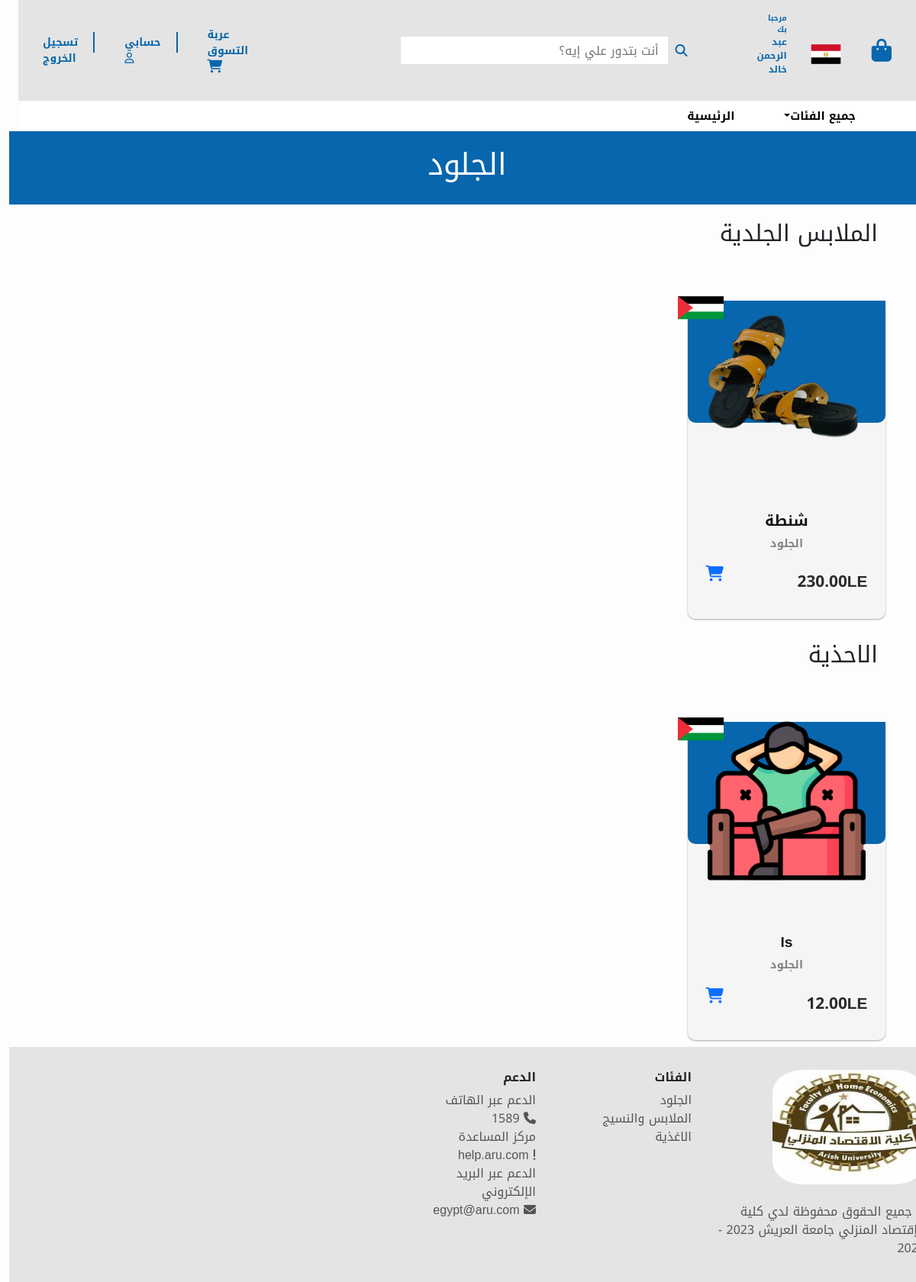
The app's page /category/1/ (signed in) with its own data.
### User/models.py (models this page shows)
class User(AbstractUser):
    Image = models.ImageField(upload_to='user_images', blank=True, null=True)

### product/models.py (models this page shows, shortened)
class Category(models.Model):
    Category_id = models.AutoField(primary_key=True)
    Name = models.CharField(max_length=20, unique=True, blank=True, null=True)
    describtion = models.TextField(blank=True, null=True)
    Image = models.ImageField(upload_to='category_images', blank=True, null=True)

class Item_product(models.Model):
    Product_id = models.AutoField(primary_key=True)
    Product_name = models.CharField(max_length=20, blank=True, null=True)
    price = models.DecimalField(max_digits=12, decimal_places=2, blank=True, null=True)
    describtion = models.TextField(blank=True, null=True)
    Category = models.ForeignKey(Category, on_delete=models.CASCADE, blank=True, null=True)
    Subcategory = models.ForeignKey(Subcategory, on_delete=models.CASCADE, blank=True, null=True)

class Subcategory(models.Model):
    Subcategory_id = models.AutoField(primary_key=True)
    Category = models.ForeignKey(Category, on_delete=models.CASCADE, blank=True, null=True)
    Name = models.CharField(max_length=20, blank=True, null=True)
    describtion = models.TextField(blank=True, null=True)

class Product_image(models.Model):
    Product = models.ForeignKey(Item_product, on_delete=models.CASCADE, blank=True, null=True)
    Image = models.ImageField(upload_to='product_images', blank=True, null=True)

### product/views.py (the view)
# urls.py: path('category/<int:category_id>/', CategoryListView.as_view(), name='category_detail'),
class CategoryListView(ListView):
    model = Item_product
    template_name = 'category.html'
    context_object_name = 'products'
    def get_queryset(self):
        category_id = self.kwargs['category_id']
        queryset = super().get_queryset()
        category_products = queryset.filter(Category__Category_id=category_id)
        products_grouped = defaultdict(list)
        for product in category_products:
            subcategory_name = product.Subcategory.Name if product.Subcategory else 'No Subcategory'
            products_grouped[subcategory_name].append(product)
        return dict(products_grouped)
    def get_context_data(self, **kwargs):
        context = super().get_context_data(**kwargs)
        category_id = self.kwargs['category_id']
        category_name = Category.objects.get(Category_id=category_id).Name
        context['category_name'] = category_name
        context['category_id'] = category_id
        subcategories = Subcategory.objects.filter(Category__Category_id=category_id)
        context['subcategories'] = subcategories
        return context

### product/templates/category.html (shortened to what this page needs)
{% extends "main.html" %}
{% load static %}
{% block body %}
<div class="custom-div">
  <h1 class="custom-text">
           {{ category_name }}
  </h1>
</div>
{% if products %}
  <div class="container" >
    {% for subcategory, products in products.items %}
    <div id="{{ subcategory.Subcategory_id }}" class="category-section">
      <h1 style="padding-top: 20px; font-size: 30px; margin-right: 20px;">
         {{ subcategory }} {{subcategory.Subcategory_id}}
      </h1>
    </div>
      {% for product in products %}
      <div class="card-1 card-div">
        <div class="gow-img-div img-div" style="position: relative;">
          <span style="position: absolute; top: -10px; right: 80%; color: white; padding: 2px 5px;">
            <img src="{% static 'images/download.png' %}" style="height: 30px; width: 60px;" alt="">
          </span>
          <img src="{{ product.product_image_set.first.Image.url }}" alt="{{ product.Product_name }} Image">
      </div>
        <div class="text-container">
          <a href="" style="text-decoration: none;"><h2 class="item-name">{{ product.Product_name }}</h2></a>
          <p class="date">{{ product.Category.Name }}</p>
          <div class="pricing-and-cart">
            <div class="pricing">
              <p class="current-price">{{ product.price }}LE</p>
            </div>
            <a href=""><i class="fas fa-shopping-cart"></i></a>
          </div>
        </div>
      </div>
      {% endfor %}
    {% endfor %}
    </div>
    {% else %}
    <h1 style="text-align: center; margin: 100px;">لا يوجد منتجات</h1>
  {% endif %}
{% endblock body %}

### templates/main.html (shortened to what this page needs)
{% load static %}
<!DOCTYPE html>
<html lang="ar">
<head>
  <link rel="stylesheet" href=" https://cdnjs.cloudflare.com/ajax/libs/font-awesome/5.15.4/css/all.min.css">
  <link rel="stylesheet" href="https://cdn.jsdelivr.net/npm/bootstrap@5.3.0/dist/css/bootstrap.min.css">
    <link rel="stylesheet" href="{% static 'css/home.css'%}">
</head>
<body>
  <div class="container" style="max-width: 100%;">
    <nav class="navbar navbar-expand-lg scroll-nav" style="max-width: 100%; background-color: #e4e4e4;">
        <a class="navbar-brand" href="#">
            <i class="fa-solid fa-bag-shopping fa-xl" style="color: #0766AD;"></i>
        </a>
        <div class="collapse navbar-collapse" id="navbarNav">
            <ul class="navbar-nav ml-auto align-items-center order-first">
                <li class="nav-item">
                    <img src="{% static 'images/e.png' %} " style="width: 40px; height: 40px; margin-top: 10px;" alt="">
                </li>
                {% if user.is_authenticated %}
                <li class="nav-item">
                    <a class="nav-link" style="font-size: 10px;" href="#">
                        مرحبا بك
                        <p style="font-size: 12px;">
                          {{ user.first_name}} {{ user.last_name|slice:":5" }}
                        </p>
                    </a>
                </li>
                {% endif %}
                <li class="nav-item search-bar" style="margin-right: 70px;">
                    <div class="search-bar">
                        <i class="fas fa-search"></i>
                        <input type="text" placeholder="أنت بتدور علي إيه؟">
                    </div>
                </li>
            </ul>
            <ul class="navbar-nav ml-auto align-items-center">
                {% if user.is_authenticated %}
                    <li class="nav-item" style="text-align: left; margin-right: 120px;" >
                        <a class="nav-link" style="font-size: 14px; position: relative;" href="{% url 'cart_detail' %}">
                            عربة التسوق
                        </a>
                    </li>
                    <li class="nav-item" style="text-align: left;">
                      <a class="nav-link" style="font-size: 14px;" href="{% url 'profile' %}">
                        <span class="vertical-line"></span>
                          حسابي
                          <i class="fa-regular fa-user"></i>
                      </a>
                  </li>
                    <li class="nav-item">
                      <a class="nav-link" style="font-size: 14px; text-align: left;" href="{% url 'logout' %}">
                        <span class="vertical-line"></span>
                          تسجيل الخروج
                      </a>
                  </li>
                {% endif %}
            </ul>
        </div>
    </nav>
</div>
<div class="container" style="max-width: 100%; height: 40px; z-index: 1;">
  <nav class="navbar navbar-expand-lg scroll-nav" style="max-width: 100%; height: 40px; text-align: right;">
    <div class="collapse navbar-collapse" id="navbarNav">
      <ul class="navbar-nav left-side justify-content-end">
        <li class="nav-item2 dropdown" style="margin-left: 30px;">
          <a class="nav-link dropdown-toggle" id="navbarDropdown" href="#" role="button" data-bs-toggle="dropdown" aria-haspopup="true" aria-expanded="false">جميع الفئات</a>
        </li>
        <li class="nav-item2">
          <a class="nav-link" href="{% url 'home' %}">الرئيسية</a>
        </li>
      </ul>
    </div>
  </nav>
</div>
{% block body %}
{% endblock body %}
<div class="">
<div class="" style="background-color: #e4e4e4; ">
<div class="row d-flex"style="padding-top: 30px;">
<div class="col-md-12 col-lg-3 mb-3" >
<img src="{% static 'images/8.png' %} " width="200" height="150" style="border-radius:20% ;"></img>
<p class="mt-4 text-muted">© جميع الحقوق محفوظة لدي كلية الإقتصاد المنزلي جامعة العريش 2023 - 2024</p>
</div>
<div class="col-6 col-sm-6 col-md-4 col-lg-2">
 <h6 class="h6 fw-bold">الفئات</h6>
   <a
      href="#" class="text-decoration-none text-muted"> الجلود</a>
  <a
     href="#" class="text-decoration-none text-muted"> الملابس والنسيج</a>
  <a
     href="#" class="text-decoration-none text-muted">الاغذية</a>
</div>
<div class="col-6 col-sm-6 col-md-4 col-lg-2 mt-3 mt-md-0">
 <h6 class="h6 fw-bold">الدعم</h6>
 <a href="#" class="text-decoration-none text-muted">الدعم عبر الهاتف</a>
  <a href="#" class="text-decoration-none text-muted"><i class="fa-solid fa-phone"></i> 1589</a>
  <a href="#" class="text-decoration-none text-muted">مركز المساعدة</a>
  <a href="#" class="text-decoration-none text-muted"><i class="fa-solid fa-exclamation"></i> help.aru.com</a>
  <a href="#" class="text-decoration-none text-muted">الدعم عبر البريد الإلكتروني</a>
  <a href="#" class="text-decoration-none text-muted"><i class="fa-solid fa-envelope"></i> egypt@aru.com</a>
</div>
</div>
</body>
</html>

### static/css/home.css (style rules this page uses)
body { background-color: #fdfdfd; direction: rtl; font-family: 'Noto Kufi Arabic', sans-serif; }
.col-6 > a { display:block; }
.navbar { padding: 8px 16px; background-color: #ffffff; }
.navbar-nav .nav-item { margin-left: 8px; }
.nav-link { color: #0766AD; font-size: 18px; font-weight: bold; margin-right: 15px; }
.vertical-line { border-left: 2px solid #0766AD; margin-left: 20px; }
.search-bar { display: flex; align-items: center; }
.search-bar input[type="text"] { height: 36px; width: 350px; padding: 12px; border: 0px; outline: none; margin-right: 10px; }
.search-bar .fa-search { color: #0766AD; margin-right: 5px; }
.navbar-nav.left-side { margin-left: auto; }
.nav-item2 .nav-link { color: #000000; font-size: 15px; text-align: right; }
.container { position: relative; width: 100%; }
:root { font-size: 16px; --heading-color: hsl(0, 0%, 7%); --date-text-color: hsl(0, 0%, 51%); --previous-price-text-color: hsl(0, 98%, 44%); --current-price-text-color: hsla(0, 0%, 0%, 0.822); --liked-heart-icon-color: hsl(0, 98%, 44%); --heart-icon-color: whitesmoke; --pricing-font-weight: 800; --title-font-weight: 800; --date-font-weight: 550; --card-main-color : whitesmoke; --card-1-secondary-color: #0766AD; --card-2-secondary-color: rgb(67,53,27); --card-3-secondary-color: rgb(178,180,179); --card-4-secondary-color: rgb(96,109,117); }
.card-div { width: calc(25% - 1.2em); min-height: 20em; display: flex; flex-direction: column; justify-content: center; align-items: center; background-color: var(--card-main-color); margin: 0.6em; box-sizing: border-box; border-radius: 10px; box-shadow: 0 1px 3px rgba(0, 0, 0, 0.12), 0 1px 2px rgba(0, 0, 0, 0.24); transition: transform 0.2s ease-in-out; margin-top: 70px; }
.img-div { width: 100%; height: 10em; display: flex; flex-direction: row; justify-content: center; align-items: center; padding-top: 1rem; z-index: 1; border-radius: 0 0 10px 10px; }
.img-div img { transform-origin: bottom; transform: translateY(5.5%); transition: transform 0.3s ease-in-out }
.gow-img-div { background-color: var(--card-1-secondary-color); }
.gow-img-div img { width: 80%; transform: translateY(7.5%); }
.text-container { width: 100%; display: flex; flex-direction: column; padding: 0 1.5em; padding-top: 7em; padding-bottom: 1em; box-sizing: border-box; }
.text-container .item-name, .text-container .date { margin: 0.25em 0; text-align: center; }
.text-container .item-name { font-size: 1.2em; font-weight: var(--title-font-weight); color: var(--heading-color); }
.text-container .date { font-size: 0.9em; font-weight: var(--date-font-weight); color: var(--date-text-color); }
.pricing-and-cart { width: 100%; display: flex; flex-direction: row; justify-content: space-between; margin: 0.25em 0 1em 0; }
.pricing { display: flex; flex-direction: column; text-align: left; }
.current-price { color: var(--current-price-text-color); font-size: 1.3rem; font-weight: var(--pricing-font-weight); margin: 0; }
.pricing-and-cart { width: 100%; }
.fa-shopping-cart { font-size: 1.3rem; top: 0; transform: translateY(50%); }

### product/templates/category.html (style rules this page uses)
.custom-div { position: relative; text-align: center; padding: 20px; background-color: #0766AD; }
.custom-text { color: #ffffff; font-size: 40px; }

### records on screen
User: first_name "عبد الرحمن", last_name "خالد"
Category: Name "الجلود"
Item_product: Name "الملابس الجلدية", product_image_set.first.Image (picture), Product_name "شنطة", Category.Name "الجلود", price "230.00"
Item_product: Name "الاحذية", product_image_set.first.Image (picture), Product_name "ls", Category.Name "الجلود", price "12.00"
